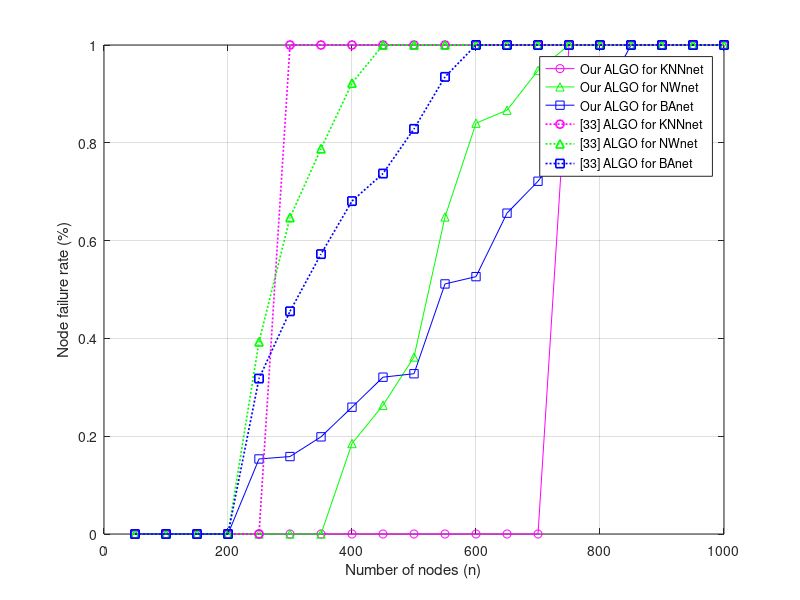
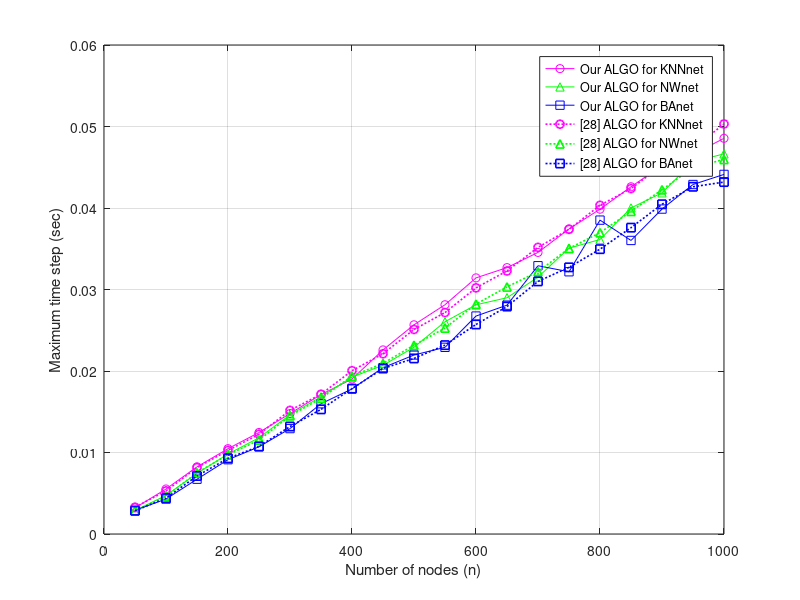

Write MATLAB code to recreate these figures, in order. (Note: this script raises an error after producing the figures.)
clear;clc;

load('Output_KNNnet_DWS1weight_S1S2_NodeFailRate.mat');
load('Output_KNNnet_Stableweight_S1S2_NodeFailRate.mat');
load('Output_NWnet_Stableweight_S1S2_NodeFailRate.mat');
load('Output_NWnet_DWS1weight_S1S2_NodeFailRate.mat');
load('Output_BAnet_Stableweight_S1S2_NodeFailRate.mat');
load('Output_BAnet_DWS1weight_S1S2_NodeFailRate.mat');

for Num=50:50:1000
    for ni= 1:20
        if ni==1
            eval(['temp_vec=Output_KNNnet_DWS1weight_S1S2_NodeFailRate.S1S2_NodeFailRate_of_',num2str(Num),'_nodes.NFR',num2str(ni)]);
        else
            eval(['tempt_value=Output_KNNnet_DWS1weight_S1S2_NodeFailRate.S1S2_NodeFailRate_of_',num2str(Num),'_nodes.NFR',num2str(ni)]);
            temp_vec=[temp_vec,tempt_value];
        end
    end    
    temp_vec_average=mean(temp_vec,2);
    if Num==50
        Y_ours_KNN_NodeFailRate=temp_vec_average;
    else
        Y_ours_KNN_NodeFailRate=[Y_ours_KNN_NodeFailRate,temp_vec_average];
    end
    temp_vec=[];
end

for Num=50:50:1000
    for ni= 1:20
        if ni==1
            eval(['temp_vec=Output_KNNnet_Stableweight_S1S2_NodeFailRate.S1S2_NodeFailRate_of_',num2str(Num),'_nodes.NFR',num2str(ni)]);
        else
            eval(['tempt_value=Output_KNNnet_Stableweight_S1S2_NodeFailRate.S1S2_NodeFailRate_of_',num2str(Num),'_nodes.NFR',num2str(ni)]);
            temp_vec=[temp_vec,tempt_value];
        end
    end    
    temp_vec_average=mean(temp_vec,2);
    if Num==50
        Y_others_KNN_NodeFailRate=temp_vec_average;
    else
        Y_others_KNN_NodeFailRate=[Y_others_KNN_NodeFailRate,temp_vec_average];
    end
    temp_vec=[];
end

for Num=50:50:1000
    for ni= 1:20
        if ni==1
            eval(['temp_vec=Output_NWnet_DWS1weight_S1S2_NodeFailRate.S1S2_NodeFailRate_of_',num2str(Num),'_nodes.NFR',num2str(ni)]);
        else
            eval(['tempt_value=Output_NWnet_DWS1weight_S1S2_NodeFailRate.S1S2_NodeFailRate_of_',num2str(Num),'_nodes.NFR',num2str(ni)]);
            temp_vec=[temp_vec,tempt_value];
        end
    end    
    temp_vec_average=mean(temp_vec,2);
    if Num==50
        Y_ours_NW_NodeFailRate=temp_vec_average;
    else
        Y_ours_NW_NodeFailRate=[Y_ours_NW_NodeFailRate,temp_vec_average];
    end
    temp_vec=[];
end

for Num=50:50:1000
    for ni= 1:20
        if ni==1
            eval(['temp_vec=Output_NWnet_Stableweight_S1S2_NodeFailRate.S1S2_NodeFailRate_of_',num2str(Num),'_nodes.NFR',num2str(ni)]);
        else
            eval(['tempt_value=Output_NWnet_Stableweight_S1S2_NodeFailRate.S1S2_NodeFailRate_of_',num2str(Num),'_nodes.NFR',num2str(ni)]);
            temp_vec=[temp_vec,tempt_value];
        end
    end    
    temp_vec_average=mean(temp_vec,2);
    if Num==50
        Y_others_NW_NodeFailRate=temp_vec_average;
    else
        Y_others_NW_NodeFailRate=[Y_others_NW_NodeFailRate,temp_vec_average];
    end
    temp_vec=[];
end

for Num=50:50:1000
    for ni= 1:20
        if ni==1
            eval(['temp_vec=Output_BAnet_DWS1weight_S1S2_NodeFailRate.S1S2_NodeFailRate_of_',num2str(Num),'_nodes.NFR',num2str(ni)]);
        else
            eval(['tempt_value=Output_BAnet_DWS1weight_S1S2_NodeFailRate.S1S2_NodeFailRate_of_',num2str(Num),'_nodes.NFR',num2str(ni)]);
            temp_vec=[temp_vec,tempt_value];
        end
    end    
    temp_vec_average=mean(temp_vec,2);
    if Num==50
        Y_ours_BA_NodeFailRate=temp_vec_average;
    else
        Y_ours_BA_NodeFailRate=[Y_ours_BA_NodeFailRate,temp_vec_average];
    end
    temp_vec=[];
end

for Num=50:50:1000
    for ni= 1:20
        if ni==1
            eval(['temp_vec=Output_BAnet_Stableweight_S1S2_NodeFailRate.S1S2_NodeFailRate_of_',num2str(Num),'_nodes.NFR',num2str(ni)]);
        else
            eval(['tempt_value=Output_BAnet_Stableweight_S1S2_NodeFailRate.S1S2_NodeFailRate_of_',num2str(Num),'_nodes.NFR',num2str(ni)]);
            temp_vec=[temp_vec,tempt_value];
        end
    end    
    temp_vec_average=mean(temp_vec,2);
    if Num==50
        Y_others_BA_NodeFailRate=temp_vec_average;
    else
        Y_others_BA_NodeFailRate=[Y_others_BA_NodeFailRate,temp_vec_average];
    end
    temp_vec=[];
end

plot_t=50:50:1000; 
figure(1);
p_NodeFailRate=plot(plot_t,Y_ours_KNN_NodeFailRate,'o-','color','m','LineWidth',0.7); 
hold on;grid on;
p_NodeFailRate=plot(plot_t,Y_ours_NW_NodeFailRate,'^-','color','g','LineWidth',0.7);
hold on;grid on;
p_NodeFailRate=plot(plot_t,Y_ours_BA_NodeFailRate,'s-','color','b','LineWidth',0.7);
hold on;grid on;

p_NodeFailRate=plot(plot_t,Y_others_KNN_NodeFailRate,'o:','color','m','LineWidth',1.2); 
hold on;grid on;
p_NodeFailRate=plot(plot_t,Y_others_NW_NodeFailRate,'^:','color','g','LineWidth',1.2);
hold on;grid on;
p_NodeFailRate=plot(plot_t,Y_others_BA_NodeFailRate,'s:','color','b','LineWidth',1.2);
hold on;grid on;
%     xlim([0 t_terminal-1]);
xlabel('Number of nodes (n)');    
ylabel('Node failure rate (%)');
legend('Our ALGO for KNNnet','Our ALGO for NWnet','Our ALGO for BAnet','[33] ALGO for KNNnet','[33] ALGO for NWnet','[33] ALGO for BAnet');
  


load('Output_KNNnet_Stableweight_S1_MaxTimestep.mat');
load('Output_KNNnet_DWS1weight_S1_MaxTimestep.mat');
load('Output_NWnet_Stableweight_S1_MaxTimestep.mat');
load('Output_NWnet_DWS1weight_S1_MaxTimestep.mat');
load('Output_BAnet_Stableweight_S1_MaxTimestep.mat');
load('Output_BAnet_DWS1weight_S1_MaxTimestep.mat');

for Num=50:50:1000
    for ni= 1:20
        if ni==1
            eval(['temp_vec=Output_KNNnet_DWS1weight_S1_MaxTimestep.S1_MaxTimestep_of_',num2str(Num),'_nodes.MT',num2str(ni)]);
        else
            eval(['tempt_value=Output_KNNnet_DWS1weight_S1_MaxTimestep.S1_MaxTimestep_of_',num2str(Num),'_nodes.MT',num2str(ni)]);
            temp_vec=[temp_vec,tempt_value];
        end
    end    
    temp_vec_average=mean(temp_vec,2);
    if Num==50
        Y_ours_KNN_MaxTimestep=temp_vec_average;
    else
        Y_ours_KNN_MaxTimestep=[Y_ours_KNN_MaxTimestep,temp_vec_average];
    end
    temp_vec=[];
end

for Num=50:50:1000
    for ni= 1:20
        if ni==1
            eval(['temp_vec=Output_KNNnet_Stableweight_S1_MaxTimestep.S1_MaxTimestep_of_',num2str(Num),'_nodes.MT',num2str(ni)]);
        else
            eval(['tempt_value=Output_KNNnet_Stableweight_S1_MaxTimestep.S1_MaxTimestep_of_',num2str(Num),'_nodes.MT',num2str(ni)]);
            temp_vec=[temp_vec,tempt_value];
        end
    end    
    temp_vec_average=mean(temp_vec,2);
    if Num==50
        Y_others_KNN_MaxTimestep=temp_vec_average;
    else
        Y_others_KNN_MaxTimestep=[Y_others_KNN_MaxTimestep,temp_vec_average];
    end
    temp_vec=[];
end

for Num=50:50:1000
    for ni= 1:20
        if ni==1
            eval(['temp_vec=Output_NWnet_DWS1weight_S1_MaxTimestep.S1_MaxTimestep_of_',num2str(Num),'_nodes.MT',num2str(ni)]);
        else
            eval(['tempt_value=Output_NWnet_DWS1weight_S1_MaxTimestep.S1_MaxTimestep_of_',num2str(Num),'_nodes.MT',num2str(ni)]);
            temp_vec=[temp_vec,tempt_value];
        end
    end    
    temp_vec_average=mean(temp_vec,2);
    if Num==50
        Y_ours_NW_MaxTimestep=temp_vec_average;
    else
        Y_ours_NW_MaxTimestep=[Y_ours_NW_MaxTimestep,temp_vec_average];
    end
    temp_vec=[];
end

for Num=50:50:1000
    for ni= 1:20
        if ni==1
            eval(['temp_vec=Output_NWnet_Stableweight_S1_MaxTimestep.S1_MaxTimestep_of_',num2str(Num),'_nodes.MT',num2str(ni)]);
        else
            eval(['tempt_value=Output_NWnet_Stableweight_S1_MaxTimestep.S1_MaxTimestep_of_',num2str(Num),'_nodes.MT',num2str(ni)]);
            temp_vec=[temp_vec,tempt_value];
        end
    end    
    temp_vec_average=mean(temp_vec,2);
    if Num==50
        Y_others_NW_MaxTimestep=temp_vec_average;
    else
        Y_others_NW_MaxTimestep=[Y_others_NW_MaxTimestep,temp_vec_average];
    end
    temp_vec=[];
end

for Num=50:50:1000
    for ni= 1:20
        if ni==1
            eval(['temp_vec=Output_BAnet_DWS1weight_S1_MaxTimestep.S1_MaxTimestep_of_',num2str(Num),'_nodes.MT',num2str(ni)]);
        else
            eval(['tempt_value=Output_BAnet_DWS1weight_S1_MaxTimestep.S1_MaxTimestep_of_',num2str(Num),'_nodes.MT',num2str(ni)]);
            temp_vec=[temp_vec,tempt_value];
        end
    end    
    temp_vec_average=mean(temp_vec,2);
    if Num==50
        Y_ours_BA_MaxTimestep=temp_vec_average;
    else
        Y_ours_BA_MaxTimestep=[Y_ours_BA_MaxTimestep,temp_vec_average];
    end
    temp_vec=[];
end

for Num=50:50:1000
    for ni= 1:20
        if ni==1
            eval(['temp_vec=Output_BAnet_Stableweight_S1_MaxTimestep.S1_MaxTimestep_of_',num2str(Num),'_nodes.MT',num2str(ni)]);
        else
            eval(['tempt_value=Output_BAnet_Stableweight_S1_MaxTimestep.S1_MaxTimestep_of_',num2str(Num),'_nodes.MT',num2str(ni)]);
            temp_vec=[temp_vec,tempt_value];
        end
    end    
    temp_vec_average=mean(temp_vec,2);
    if Num==50
        Y_others_BA_MaxTimestep=temp_vec_average;
    else
        Y_others_BA_MaxTimestep=[Y_others_BA_MaxTimestep,temp_vec_average];
    end
    temp_vec=[];
end

figure(2);
p_MaxTimestep=plot(plot_t,Y_ours_KNN_MaxTimestep,'o-','color','m','LineWidth',0.7); 
hold on;grid on;
p_MaxTimestep=plot(plot_t,Y_ours_NW_MaxTimestep,'^-','color','g','LineWidth',0.7);
hold on;grid on;
p_MaxTimestep=plot(plot_t,Y_ours_BA_MaxTimestep,'s-','color','b','LineWidth',0.7);
hold on;grid on;

p_MaxTimestep=plot(plot_t,Y_others_KNN_MaxTimestep,'o:','color','m','LineWidth',1.2); 
hold on;grid on;
p_MaxTimestep=plot(plot_t,Y_others_NW_MaxTimestep,'^:','color','g','LineWidth',1.2);
hold on;grid on;
p_MaxTimestep=plot(plot_t,Y_others_BA_MaxTimestep,'s:','color','b','LineWidth',1.2);
hold on;grid on;
%     xlim([0 t_terminal-1]);
xlabel('Number of nodes (n)');    
ylabel('Maximum time step (sec)');
legend('Our ALGO for KNNnet','Our ALGO for NWnet','Our ALGO for BAnet','[28] ALGO for KNNnet','[28] ALGO for NWnet','[28] ALGO for BAnet');
  

load('Output_KNNnet_Stableweight_S2_asyn_TerminalTime.mat');
load('Output_KNNnet_DWS1weight_S1S2_syn_TerminalTime.mat');
load('Output_NWnet_Stableweight_S2_asyn_TerminalTime.mat');
load('Output_NWnet_DWS1weight_S1S2_syn_TerminalTime.mat');
load('Output_BAnet_Stableweight_S2_asyn_TerminalTime.mat');
load('Output_BAnet_DWS1weight_S1S2_syn_TerminalTime.mat');

for Num=50:50:1000
    for ni= 1:20
        if ni==1
            eval(['temp_vec=Output_KNNnet_DWS1weight_S1S2_syn_TerminalTime.S1S2_syn_TerminalTime_of_',num2str(Num),'_nodes.TT',num2str(ni)]);
        else
            eval(['tempt_value=Output_KNNnet_DWS1weight_S1S2_syn_TerminalTime.S1S2_syn_TerminalTime_of_',num2str(Num),'_nodes.TT',num2str(ni)]);
            temp_vec=[temp_vec,tempt_value];
        end
    end    
    temp_vec_average=mean(temp_vec,2);
    if Num==50
        Y_ours_KNN_TerminalTime=temp_vec_average;
    else
        Y_ours_KNN_TerminalTime=[Y_ours_KNN_TerminalTime,temp_vec_average];
    end
    temp_vec=[];
end
Y_ours_KNN_scalability=Y_ours_KNN_TerminalTime/Y_ours_KNN_TerminalTime(1);

for Num=50:50:1000
    for ni= 1:20
        if ni==1
            eval(['temp_vec=Output_KNNnet_Stableweight_S2_asyn_TerminalTime.S2_asyn_TerminalTime_of_',num2str(Num),'_nodes.TT',num2str(ni)]);
        else
            eval(['tempt_value=Output_KNNnet_Stableweight_S2_asyn_TerminalTime.S2_asyn_TerminalTime_of_',num2str(Num),'_nodes.TT',num2str(ni)]);
            temp_vec=[temp_vec,tempt_value];
        end
    end    
    temp_vec_average=mean(temp_vec,2);
    if Num==50
        Y_others_KNN_TerminalTime=temp_vec_average;
    else
        Y_others_KNN_TerminalTime=[Y_others_KNN_TerminalTime,temp_vec_average];
    end
    temp_vec=[];
end
Y_others_KNN_scalability=Y_others_KNN_TerminalTime/Y_others_KNN_TerminalTime(1);

for Num=50:50:1000
    for ni= 1:20
        if ni==1
            eval(['temp_vec=Output_NWnet_DWS1weight_S1S2_syn_TerminalTime.S1S2_syn_TerminalTime_of_',num2str(Num),'_nodes.TT',num2str(ni)]);
        else
            eval(['tempt_value=Output_NWnet_DWS1weight_S1S2_syn_TerminalTime.S1S2_syn_TerminalTime_of_',num2str(Num),'_nodes.TT',num2str(ni)]);
            temp_vec=[temp_vec,tempt_value];
        end
    end    
    temp_vec_average=mean(temp_vec,2);
    if Num==50
        Y_ours_NW_TerminalTime=temp_vec_average;
    else
        Y_ours_NW_TerminalTime=[Y_ours_NW_TerminalTime,temp_vec_average];
    end
    temp_vec=[];
end
Y_ours_NW_scalability=Y_ours_NW_TerminalTime/Y_ours_NW_TerminalTime(1);

for Num=50:50:1000
    for ni= 1:20
        if ni==1
            eval(['temp_vec=Output_NWnet_Stableweight_S2_asyn_TerminalTime.S2_asyn_TerminalTime_of_',num2str(Num),'_nodes.TT',num2str(ni)]);
        else
            eval(['tempt_value=Output_NWnet_Stableweight_S2_asyn_TerminalTime.S2_asyn_TerminalTime_of_',num2str(Num),'_nodes.TT',num2str(ni)]);
            temp_vec=[temp_vec,tempt_value];
        end
    end    
    temp_vec_average=mean(temp_vec,2);
    if Num==50
        Y_others_NW_TerminalTime=temp_vec_average;
    else
        Y_others_NW_TerminalTime=[Y_others_NW_TerminalTime,temp_vec_average];
    end
    temp_vec=[];
end
Y_others_NW_scalability=Y_others_NW_TerminalTime/Y_others_NW_TerminalTime(1);

for Num=50:50:1000
    for ni= 1:20
        if ni==1
            eval(['temp_vec=Output_BAnet_DWS1weight_S1S2_syn_TerminalTime.S1S2_syn_TerminalTime_of_',num2str(Num),'_nodes.TT',num2str(ni)]);
        else
            eval(['tempt_value=Output_BAnet_DWS1weight_S1S2_syn_TerminalTime.S1S2_syn_TerminalTime_of_',num2str(Num),'_nodes.TT',num2str(ni)]);
            temp_vec=[temp_vec,tempt_value];
        end
    end    
    temp_vec_average=mean(temp_vec,2);
    if Num==50
        Y_ours_BA_TerminalTime=temp_vec_average;
    else
        Y_ours_BA_TerminalTime=[Y_ours_BA_TerminalTime,temp_vec_average];
    end
    temp_vec=[];
end
Y_ours_BA_scalability=Y_ours_BA_TerminalTime/Y_ours_BA_TerminalTime(1);

for Num=50:50:1000
    for ni= 1:20
        if ni==1
            eval(['temp_vec=Output_BAnet_Stableweight_S2_asyn_TerminalTime.S2_asyn_TerminalTime_of_',num2str(Num),'_nodes.TT',num2str(ni)]);
        else
            eval(['tempt_value=Output_BAnet_Stableweight_S2_asyn_TerminalTime.S2_asyn_TerminalTime_of_',num2str(Num),'_nodes.TT',num2str(ni)]);
            temp_vec=[temp_vec,tempt_value];
        end
    end    
    temp_vec_average=mean(temp_vec,2);
    if Num==50
        Y_others_BA_TerminalTime=temp_vec_average;
    else
        Y_others_BA_TerminalTime=[Y_others_BA_TerminalTime,temp_vec_average];
    end
    temp_vec=[];
end
Y_others_BA_scalability=Y_others_BA_TerminalTime/Y_others_BA_TerminalTime(1);

figure(3);
p_scalability=plot(plot_t,Y_ours_KNN_scalability,'o-','color','m','LineWidth',0.7); 
hold on;grid on;
p_scalability=plot(plot_t,Y_ours_NW_scalability,'^-','color','g','LineWidth',0.7);
hold on;grid on;
p_scalability=plot(plot_t,Y_ours_BA_scalability,'s-','color','b','LineWidth',0.7);
hold on;grid on;

p_scalability=plot(plot_t,Y_others_KNN_scalability,'o:','color','m','LineWidth',1.2); 
hold on;grid on;
p_scalability=plot(plot_t,Y_others_NW_scalability,'^:','color','g','LineWidth',1.2);
hold on;grid on;
p_scalability=plot(plot_t,Y_others_BA_scalability,'s:','color','b','LineWidth',1.2);
hold on;grid on;
    xlim([0 1000]);
xlabel('Number of nodes (n)');    
ylabel('Scalability');
legend('Our ALGO for KNNnet','Our ALGO for NWnet','Our ALGO for BAnet','[33] ALGO for KNNnet','[33] ALGO for NWnet','[33] ALGO for BAnet');
  

load('NWnet_AveLengthofLMLs.mat');
load('KNNnet_AveLengthofLMLs.mat');
load('BAnet_AveLengthofLMLs.mat');

for Num=50:50:1000
    for ni= 1:20
        if ni==1
            eval(['temp_vec=KNNnet_AveLengthofLMLs.KNNnet_AveLengthofLMLs_',num2str(Num),'_nodes.A',num2str(ni)]);
        else
            eval(['tempt_value=KNNnet_AveLengthofLMLs.KNNnet_AveLengthofLMLs_',num2str(Num),'_nodes.A',num2str(ni)]);
            temp_vec=[temp_vec,tempt_value];
        end
    end    
    temp_vec_average=mean(temp_vec,2);
    if Num==50
        Y_KNN_AveLengthofLCLs=temp_vec_average;
    else
        Y_KNN_AveLengthofLCLs=[Y_KNN_AveLengthofLCLs,temp_vec_average];
    end
    temp_vec=[];
end

for Num=50:50:1000
    for ni= 1:20
        if ni==1
            eval(['temp_vec=NWnet_AveLengthofLMLs.NWnet_AveLengthofLMLs_',num2str(Num),'_nodes.A',num2str(ni)]);
        else
            eval(['tempt_value=NWnet_AveLengthofLMLs.NWnet_AveLengthofLMLs_',num2str(Num),'_nodes.A',num2str(ni)]);
            temp_vec=[temp_vec,tempt_value];
        end
    end    
    temp_vec_average=mean(temp_vec,2);
    if Num==50
        Y_NW_AveLengthofLCLs=temp_vec_average;
    else
        Y_NW_AveLengthofLCLs=[Y_NW_AveLengthofLCLs,temp_vec_average];
    end
    temp_vec=[];
end

for Num=50:50:1000
    for ni= 1:20
        if ni==1
            eval(['temp_vec=BAnet_AveLengthofLMLs.BAnet_AveLengthofLMLs_',num2str(Num),'_nodes.A',num2str(ni)]);
        else
            eval(['tempt_value=BAnet_AveLengthofLMLs.BAnet_AveLengthofLMLs_',num2str(Num),'_nodes.A',num2str(ni)]);
            temp_vec=[temp_vec,tempt_value];
        end
    end    
    temp_vec_average=mean(temp_vec,2);
    if Num==50
        Y_BA_AveLengthofLCLs=temp_vec_average;
    else
        Y_BA_AveLengthofLCLs=[Y_BA_AveLengthofLCLs,temp_vec_average];
    end
    temp_vec=[];
end

figure(4);
p_AveLengthofLCLs=plot(plot_t,Y_KNN_AveLengthofLCLs,'o-','color','m','LineWidth',0.7); 
hold on;grid on;
p_AveLengthofLCLs=plot(plot_t,Y_NW_AveLengthofLCLs,'^-','color','g','LineWidth',0.7);
hold on;grid on;
p_AveLengthofLCLs=plot(plot_t,Y_BA_AveLengthofLCLs,'s-','color','b','LineWidth',0.7);
hold on;grid on;

%     xlim([0 1000]);
xlabel('Number of nodes (n)');    
ylabel('Average length of LCLs');
legend('KNNnet','NWnet','BAnet');
  

